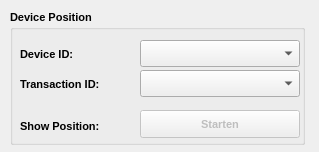
<?xml version="1.0" encoding="UTF-8"?>
<ui version="4.0">
    <class>DronePositionDialogBase</class>
    <widget class="QDialog" name="DronePositionDialogBase">
        <property name="geometry">
            <rect>
                <x>0</x>
                <y>0</y>
                <width>319</width>
                <height>152</height>
            </rect>
        </property>
        <property name="windowTitle">
            <string>Drone Position</string>
        </property>
        <widget class="QGroupBox" name="groupBox">
            <property name="geometry">
                <rect>
                    <x>10</x>
                    <y>10</y>
                    <width>295</width>
                    <height>135</height>
                </rect>
            </property>
            <property name="font">
                <font>
                    <pointsize>8</pointsize>
                    <weight>75</weight>
                    <bold>true</bold>
                </font>
            </property>
            <property name="title">
                <string>Device Position</string>
            </property>
            <widget class="QLabel" name="label_4">
                <property name="geometry">
                    <rect>
                        <x>10</x>
                        <y>108</y>
                        <width>111</width>
                        <height>16</height>
                    </rect>
                </property>
                <property name="font">
                    <font>
                        <pointsize>8</pointsize>
                        <weight>75</weight>
                        <bold>true</bold>
                    </font>
                </property>
                <property name="text">
                    <string>Show Position:</string>
                </property>
            </widget>
            <widget class="QLabel" name="label_2">
                <property name="geometry">
                    <rect>
                        <x>10</x>
                        <y>36</y>
                        <width>101</width>
                        <height>16</height>
                    </rect>
                </property>
                <property name="font">
                    <font>
                        <pointsize>8</pointsize>
                        <weight>75</weight>
                        <bold>true</bold>
                    </font>
                </property>
                <property name="text">
                    <string>Device ID:</string>
                </property>
            </widget>
            <widget class="QComboBox" name="cmbTransactionId">
                <property name="geometry">
                    <rect>
                        <x>130</x>
                        <y>60</y>
                        <width>160</width>
                        <height>27</height>
                    </rect>
                </property>
            </widget>
            <widget class="QComboBox" name="cmbDeviceId">
                <property name="geometry">
                    <rect>
                        <x>130</x>
                        <y>30</y>
                        <width>160</width>
                        <height>27</height>
                    </rect>
                </property>
            </widget>
            <widget class="QLabel" name="label_3">
                <property name="geometry">
                    <rect>
                        <x>10</x>
                        <y>66</y>
                        <width>131</width>
                        <height>16</height>
                    </rect>
                </property>
                <property name="font">
                    <font>
                        <pointsize>8</pointsize>
                        <weight>75</weight>
                        <bold>true</bold>
                    </font>
                </property>
                <property name="text">
                    <string>Transaction ID:</string>
                </property>
            </widget>
            <widget class="QPushButton" name="btnShowDevicePosition">
                <property name="enabled">
                    <bool>false</bool>
                </property>
                <property name="geometry">
                    <rect>
                        <x>130</x>
                        <y>100</y>
                        <width>160</width>
                        <height>28</height>
                    </rect>
                </property>
                <property name="font">
                    <font>
                        <pointsize>8</pointsize>
                        <weight>75</weight>
                        <bold>true</bold>
                    </font>
                </property>
                <property name="text">
                    <string>Starten</string>
                </property>
            </widget>
        </widget>
    </widget>
    <resources/>
    <connections/>
</ui>
